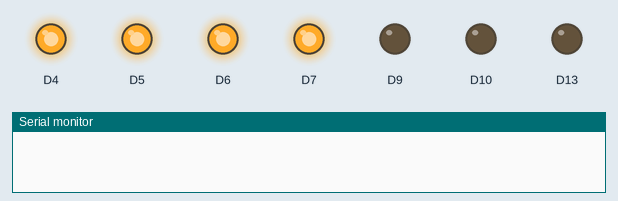
Recording of a program running on a simulated Arduino Uno R4 WiFi. On the bench: output pins drawn as LEDs (lit = HIGH), the last lines printed to the serial monitor. A WiFi scan finds three made-up networks.

Above: at 0.1 s.
At 4.1 s:
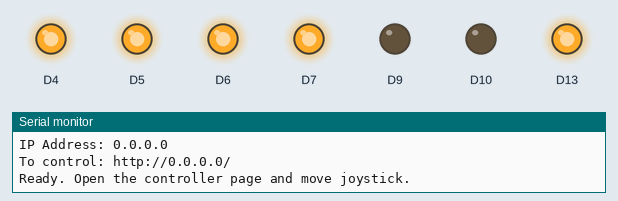
Timing chart, 0 to 6.0 s (numbered marks = the images above):
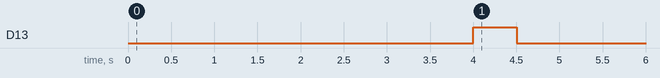

The program:

main.cpp
```cpp
#include <Arduino.h>
#include "Controller.h"

// ---- L298N pins (change to your wiring) ----
const uint8_t ENA = 9;   // PWM
const uint8_t IN1 = 7;
const uint8_t IN2 = 6;

const uint8_t ENB = 10;  // PWM
const uint8_t IN3 = 5;
const uint8_t IN4 = 4;
Controller ctrl("RobotAP", "12345678");

int servoAngle = 90;

void onServoSlider(int value) {
    servoAngle = value;
    Serial.print("Servo angle set to: ");
    Serial.println(servoAngle);

    // Example:
    // servo.write(value);
}

void onPress() {
    Serial.println("Button pressed!");
}

void setup() {
    Serial.begin(115200);
    while (!Serial) {}

    // Move most L298N setup into the library:
    ctrl.configureL298N(ENA, IN1, IN2, ENB, IN3, IN4);

    ctrl.registerButton("Press ME", onPress);

    ctrl.registerButton("Another Button", onPress);

    ctrl.enableStatusLED();

    // Optional: tune print throttle (default = 150ms)
    // ctrl.setMotorDebugPrintIntervalMs(150);

    ctrl.setFailsafeTimeoutMs(700);
    ctrl.setMotorMinPWM(150);

    // Debug option is now an optional parameter in init:
    //   - true  => prints [MOTOR] debug lines
    //   - false => silent
    ctrl.beginAP(true);

    Serial.println("Ready. Open the controller page and move joystick.");

	ctrl.registerSlider("Servo Angle", onServoSlider, 0, 180, 90, 1);
}

void loop() {
    ctrl.update();
}
```

Measured:
- by itself, D13: LOW → HIGH at 4.0 s, → LOW 0.50 s later
